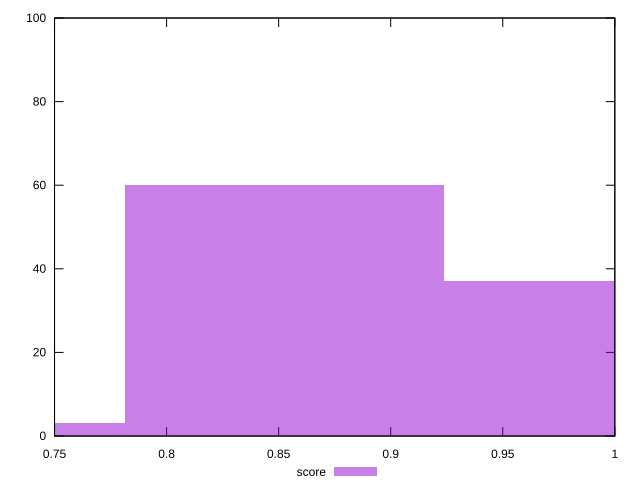

The gnuplot source for this figure:
reset

$score <<EOF
0.7104863468439773 3
0.9946808855815683 37
0.8525836162127728 60
EOF

set key outside below
set boxwidth 0.14209726936879546
set xrange [0.75:1]
set yrange [0:100]
set trange [0:100]
set style fill transparent solid 0.5 noborder
set terminal svg size 640, 490 enhanced background rgb 'white'
set output "report_00026_2021-02-22T21:38:55.199Z/uses-http2/samples/pages+cached/score/histogram.svg"

plot $score title "score" with boxes

reset
